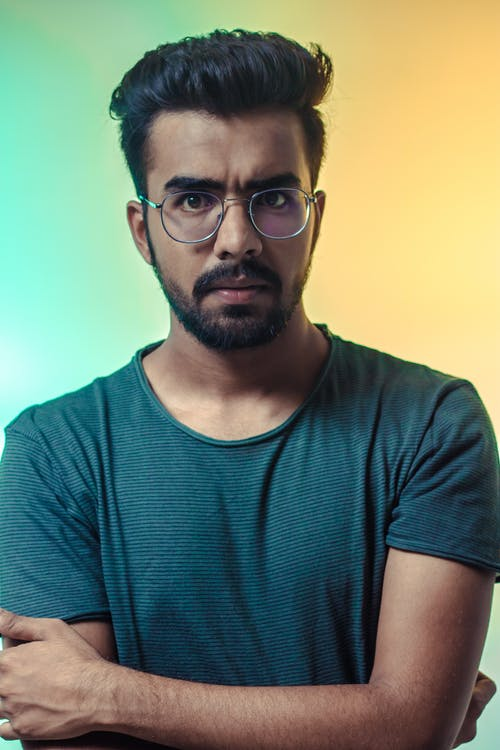
#> input picture DS and ML/image.jpeg, 500 x 750 px
$ jupyter execute OpenCV.ipynb
#> lines starting #> are read from the running program, lines starting #| are printed output that depends on the picture
[cell 1]
import cv2

[cell 2]
cv2.__version__

[cell 3]
img=cv2.imread('image.jpeg',cv2.IMREAD_GRAYSCALE) #cv2.IMREAD_COLOR)
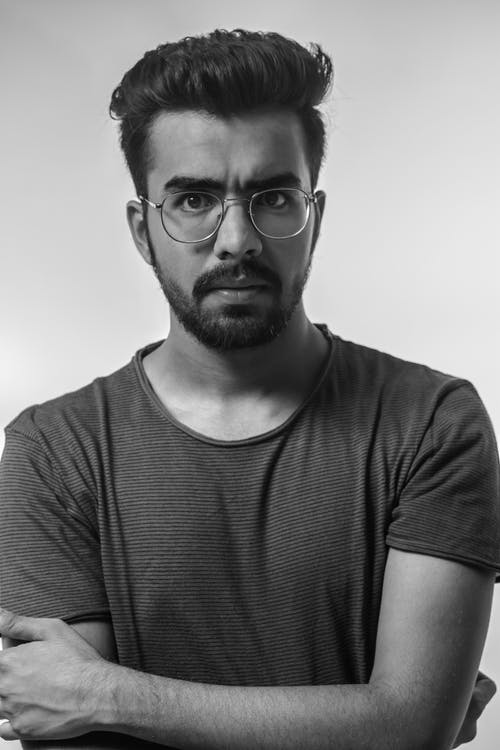
#> img: shape (750, 500); min 0, max 255, mean 123.8
cv2.circle(img,(120,100),50,(97,78,105),-1) # if there is 1 instead of -1 then whole scircle is filled with color

[cell 4]
cv2.rectangle(img,(20,40),(140,160),(0,255,0),2) # for rectangle third parameter is for color(start,end ,color,thickness)

[cell 5]
cv2.line(img,(10,20),(250,20),(255,0,0),5) # for line
cv2.ellipse(img,(100,20),(100,50),25,20,175,255,-1)#((100,20),(100,50),0,0,360,255,4) for complete ellipse
cv2.putText(img,'Mr.Bean',(70,90),cv2.FONT_HERSHEY_TRIPLEX,.5,(0,0,255),3)
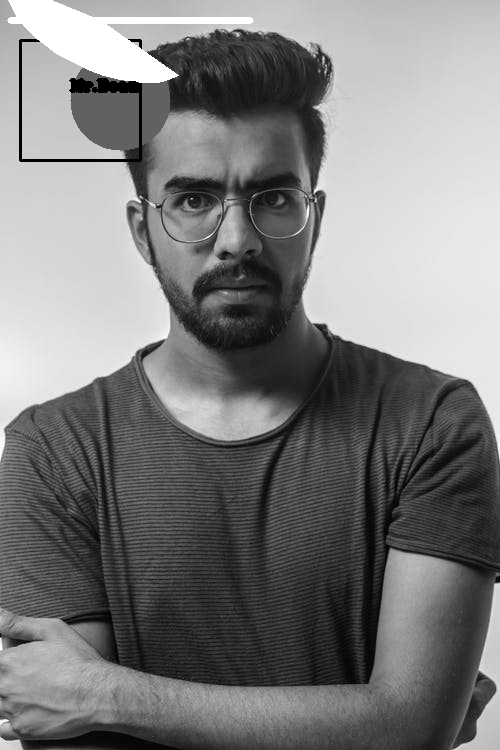
#> img: shape (750, 500); min 0, max 255, mean 124.4

[cell 6]
print(img) # print 3 D mtarix of image
#> (printed output is left out)

[cell 7]
img.shape # show height and width and bgr color but in grayscale it is showing none
cv2.imshow('image',img) #
cv2.waitKey(0)#show image    , if parameter is 0 then memory clean automatically
cv2.destroyAllWindows() # it will close the image window otherwise kernal have to be restart

[cell 8]
cam=cv2.VideoCapture(0)
while True:
    if cam.isOpened:
        i,img=cam.read()
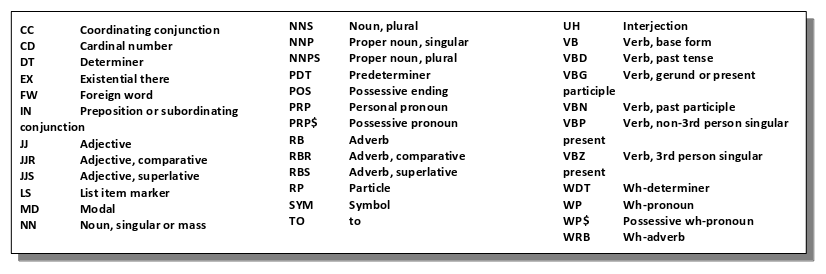
#> input picture Data Science/nltk-speech-codes.png.webp, 826 x 274 px, given in place of the camera
#> img is the input picture: shape (274, 826, 3); min 0, max 255, mean 233.1
        cv2.imshow('',img)
